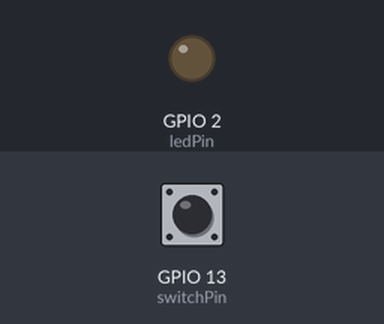
This sketch was run on a simulated ESP8266 (NodeMCU). Shown: output pins drawn as LEDs (lit = HIGH). The test bench sets the inputs (shaded band); at power-on: GPIO 13 (switchPin) HIGH. WiFi joins after 1.5 s; servers stay silent unless stated; network time is answered at once with the bench clock; the local clock reads 2024-03-15 10:24:30 at power-on unless the sketch sets it; what the sketch prints to the serial monitor is not drawn.

Above: at 2.7 s.
2.8 s: GPIO 13 (switchPin) pulled LOW for 0.15 s
At 5.1 s:
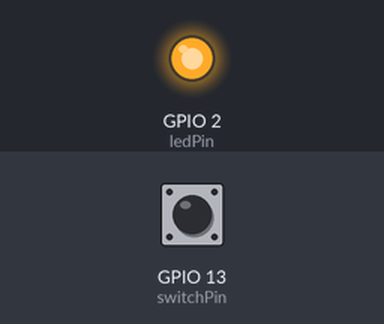
5.5 s: GPIO 13 (switchPin) pulled LOW for 1 s
At 6.7 s:
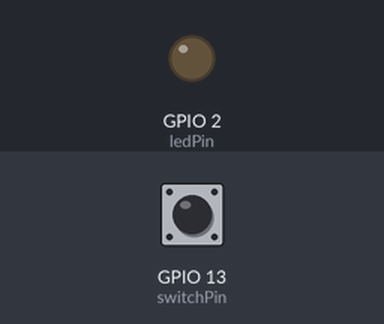
8.7 s: GPIO 13 (switchPin) pulled LOW for 3.2 s
At 11.3 s:
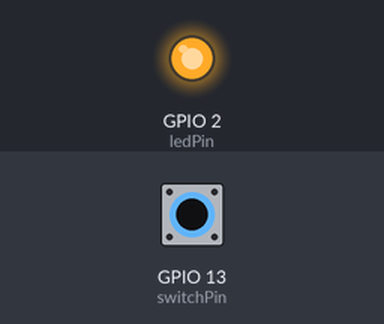
Timing chart, 0 to 12.8 s (numbered marks = the images above; inputs shaded):
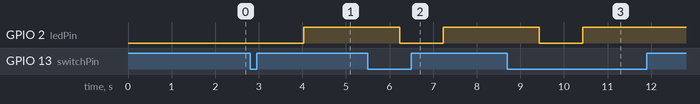

The sketch:

wifi_client_01.ino
```cpp
/*  Connects to the home WiFi network
 *  Asks some network parameters
 *  Sends and receives message from the server in every 2 seconds
 *  Communicates: wifi_server_01.ino
 */
#include <SPI.h>
#include <ESP8266WiFi.h>

byte ledPin = 2;
char ssid[] = "MSFTGUEST";           // SSID of your home WiFi
char pass[] = "";            // password of your home WiFi

unsigned long askTimer = 0;

IPAddress server(10,106,169,142);       // the fix IP address of the server
WiFiClient client;

#include <NTPClient.h>
#include <ESP8266WiFi.h>
#include <WiFiUdp.h>

#define NTP_OFFSET   60 * 60      // In seconds
#define NTP_INTERVAL 60 * 1000    // In miliseconds
#define NTP_ADDRESS  "time1.google.com"

WiFiUDP ntpUDP;
NTPClient timeClient(ntpUDP, NTP_ADDRESS, NTP_OFFSET, NTP_INTERVAL);

int switchPin = 13;
int LedPin = 16;
int switchValue;


void setup() {
  Serial.begin(115200);               // only for debug
  WiFi.begin(ssid, pass);             // connects to the WiFi router
  while (WiFi.status() != WL_CONNECTED) {
    Serial.print(".");
    delay(500);
  }
/*  Serial.println("Connected to wifi");
  Serial.print("Status: "); Serial.println(WiFi.status());    // Network parameters
  Serial.print("IP: ");     Serial.println(WiFi.localIP());
  Serial.print("Subnet: "); Serial.println(WiFi.subnetMask());
  Serial.print("Gateway: "); Serial.println(WiFi.gatewayIP());
  Serial.print("SSID: "); Serial.println(WiFi.SSID());
  Serial.print("Signal: "); Serial.println(WiFi.RSSI());*/
  pinMode(ledPin, OUTPUT);
  timeClient.begin();
  //pinMode(LedPin, OUTPUT);
  pinMode(switchPin, INPUT_PULLUP);
}

void loop () {
  if (!digitalRead(switchPin)){
    timeClient.update();
    client.connect(server, 80);   // Connection to the server
    digitalWrite(ledPin, LOW);    // to show the communication only (inverted logic)
    Serial.println(".");
    String time = timeClient.getFormattedTime();
    String id = "01";
    client.println("Hello server! I am Ultimaker "+id+" and I am distressed at "+time+"\r");  // sends the message to the server
    String answer = client.readStringUntil('\r');   // receives the answer from the sever
    Serial.println("from server: " + answer);
    client.flush();
    digitalWrite(ledPin, HIGH);
    delay(2000);                  // client will trigger the communication after two seconds
  }
}
```

Measured:
- after the input at 2.8 s, GPIO 2 (ledPin): LOW → HIGH after 1.2 s
- after the input at 5.5 s, GPIO 2 (ledPin): HIGH → LOW after 0.73 s, → HIGH 1.0 s later
- after the input at 8.7 s, GPIO 2 (ledPin): HIGH → LOW after 0.73 s, → HIGH 1.0 s later
